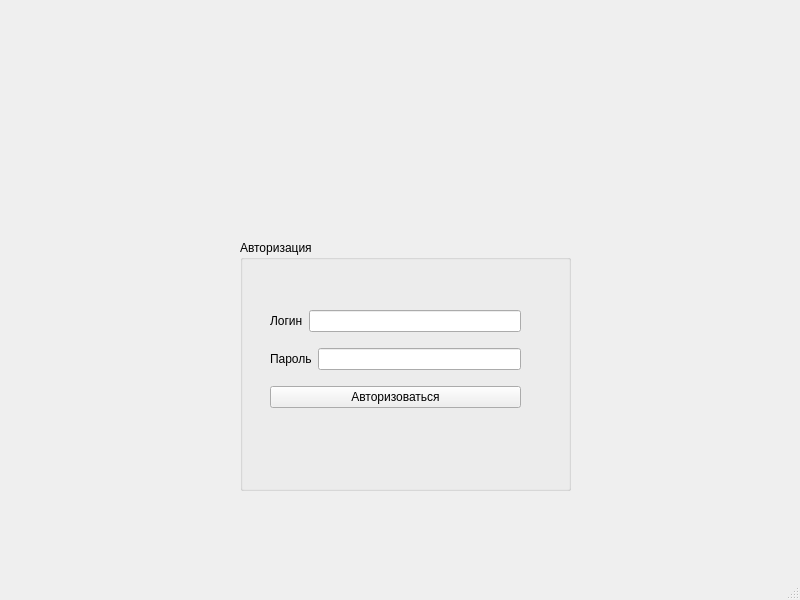
<?xml version="1.0" encoding="UTF-8"?>
<ui version="4.0">
 <class>MainWindow</class>
 <widget class="QMainWindow" name="MainWindow">
  <property name="geometry">
   <rect>
    <x>0</x>
    <y>0</y>
    <width>800</width>
    <height>600</height>
   </rect>
  </property>
  <property name="windowTitle">
   <string>MainWindow</string>
  </property>
  <widget class="QWidget" name="centralwidget">
   <widget class="QGroupBox" name="groupBox">
    <property name="geometry">
     <rect>
      <x>240</x>
      <y>240</y>
      <width>331</width>
      <height>251</height>
     </rect>
    </property>
    <property name="title">
     <string>Авторизация</string>
    </property>
    <widget class="QWidget" name="">
     <property name="geometry">
      <rect>
       <x>30</x>
       <y>60</y>
       <width>251</width>
       <height>121</height>
      </rect>
     </property>
     <layout class="QVBoxLayout" name="verticalLayout">
      <item>
       <layout class="QHBoxLayout" name="horizontalLayout">
        <item>
         <widget class="QLabel" name="label">
          <property name="text">
           <string>Логин</string>
          </property>
         </widget>
        </item>
        <item>
         <widget class="QLineEdit" name="login"/>
        </item>
       </layout>
      </item>
      <item>
       <layout class="QHBoxLayout" name="horizontalLayout_2">
        <item>
         <widget class="QLabel" name="label_2">
          <property name="text">
           <string>Пароль</string>
          </property>
         </widget>
        </item>
        <item>
         <widget class="QLineEdit" name="pass"/>
        </item>
       </layout>
      </item>
      <item>
       <widget class="QPushButton" name="pushButton">
        <property name="text">
         <string>Авторизоваться</string>
        </property>
       </widget>
      </item>
     </layout>
    </widget>
   </widget>
  </widget>
  <widget class="QMenuBar" name="menubar">
   <property name="geometry">
    <rect>
     <x>0</x>
     <y>0</y>
     <width>800</width>
     <height>21</height>
    </rect>
   </property>
  </widget>
  <widget class="QStatusBar" name="statusbar"/>
 </widget>
 <resources/>
 <connections/>
</ui>
